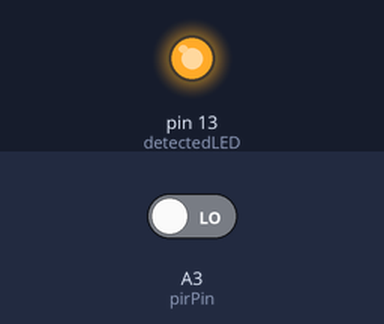
This sketch was run on a simulated Arduino Uno, built with avr-gcc and run on an emulated ATmega328P. Shown: output pins drawn as LEDs (lit = HIGH). The test bench sets the inputs (shaded band); at power-on: A3 (pirPin) LOW. What the sketch prints to the serial monitor is not drawn.

Above: at 0.1 s.
At 60.1 s:
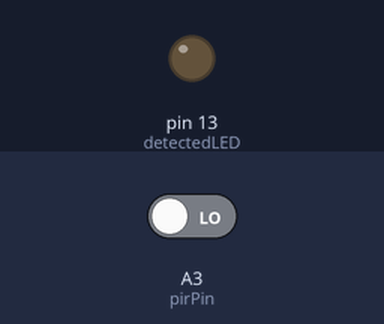
Timing chart, 0 to 61.6 s (numbered marks = the images above):
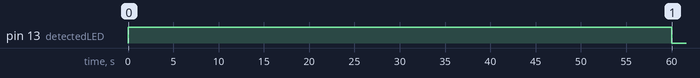

The sketch:

PIR_sleep.ino
```cpp
/*
  HC-SR501 Motion Sensor Demonstration 1
  HC-SR501-Demo1.ino
  Motion Sensor with Delay
  Set sensor for 3-second trigger
  DroneBot Workshop 2018
  https://dronebotworkshop.com
*/

// Define pins for LEDs
int detectedLED = LED_BUILTIN;

// Input from Motion Sensor
int pirPin = A3;

// Variable for Motion Detected
int motionDetected = 0;

// Variable to store value from PIR
int pirValue;


void setup() {
  Serial.begin(9600);

  // Setup LEDs as Outputs
  pinMode(detectedLED, OUTPUT);

  // Setup PIR as Input
  pinMode(pirPin, INPUT);

  // Initial 1 Minute Delay to stabilize sensor
  digitalWrite(detectedLED, HIGH);
  delay(60000);
  digitalWrite(detectedLED, LOW);
  Serial.println("Ready!");
}

void loop() {
  // Get value from motion sensor
  pirValue = digitalRead(pirPin);

  // See if motion Detxected
  if (pirValue == 1){
    // Display Triggered LED for 3 seconds
    digitalWrite(detectedLED, HIGH);
    motionDetected = 1;
    Serial.println("Detected!");
    delay(3000);
  } else {
    Serial.println("Empty!");
    digitalWrite(detectedLED, LOW);
  }

  // Add delay after triggering to reset sensor
  if (motionDetected == 1) {
    // After trigger wait 6 seconds to re-arm
    digitalWrite(detectedLED, LOW);
    delay(6000);
    motionDetected = 0;
    Serial.println("Ready!");
  }

}
```
